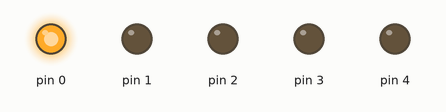
Simulated run of this sketch. Board: Arduino Uno, built with avr-gcc and run on an emulated ATmega328P. Shown: output pins drawn as LEDs (lit = HIGH).

Above: at 0.02 s.
At 0.63 s:
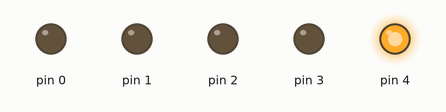
At 1.45 s:
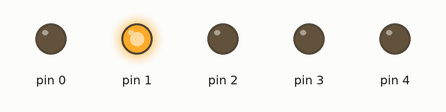
At 2.2 s:
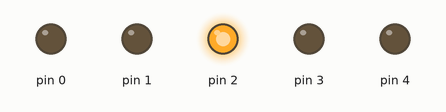
At 2.94 s:
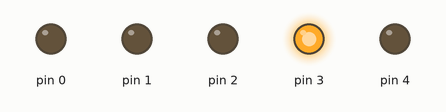
Timing chart, 0 to 3.2 s (numbered marks = the images above):
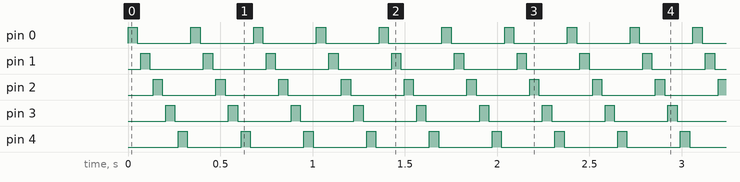

The sketch:

10._LED_Loop.ino
```cpp
int n;
void setup() {
  for (n=0; n<=4; n++)
  {
    pinMode(n, OUTPUT);
  }

}

void loop() {
  for (n=0;n<=4; n++)
  {
    digitalWrite(n, HIGH);
    delay(50);
    digitalWrite(n, LOW);
    delay(18);
  }


}
```

Measured:
- by itself, pin 0–4: alternates HIGH for 0.05 s and LOW for 0.29 s
